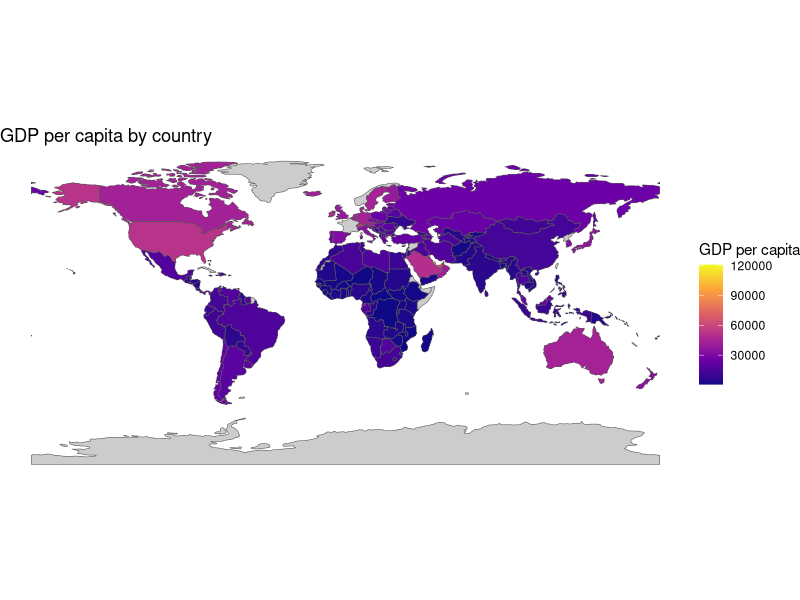
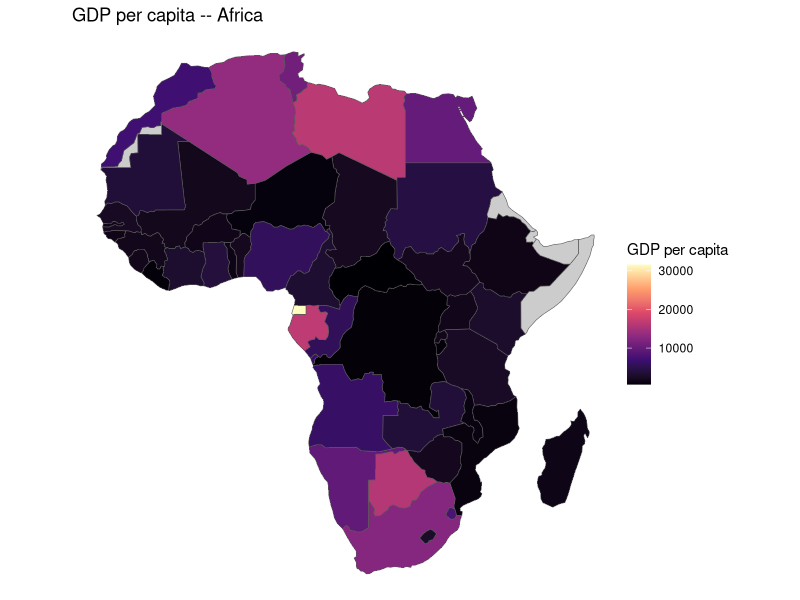
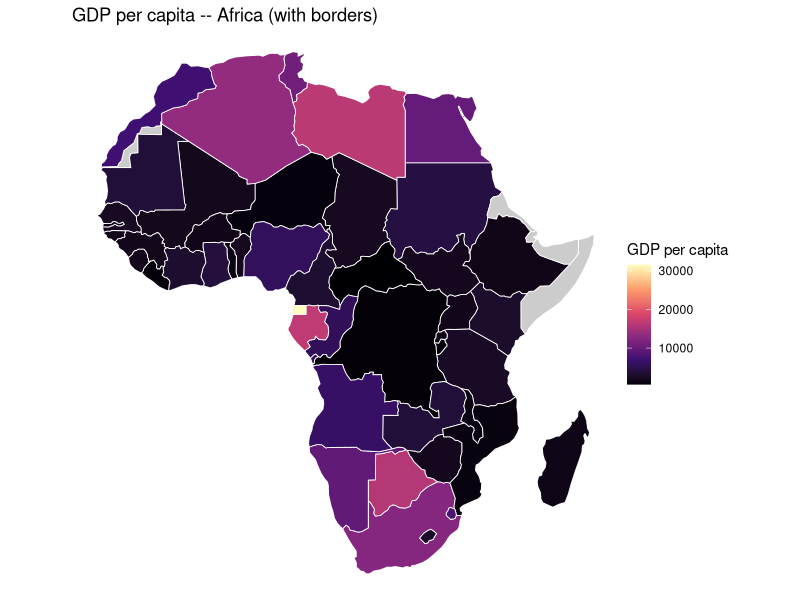
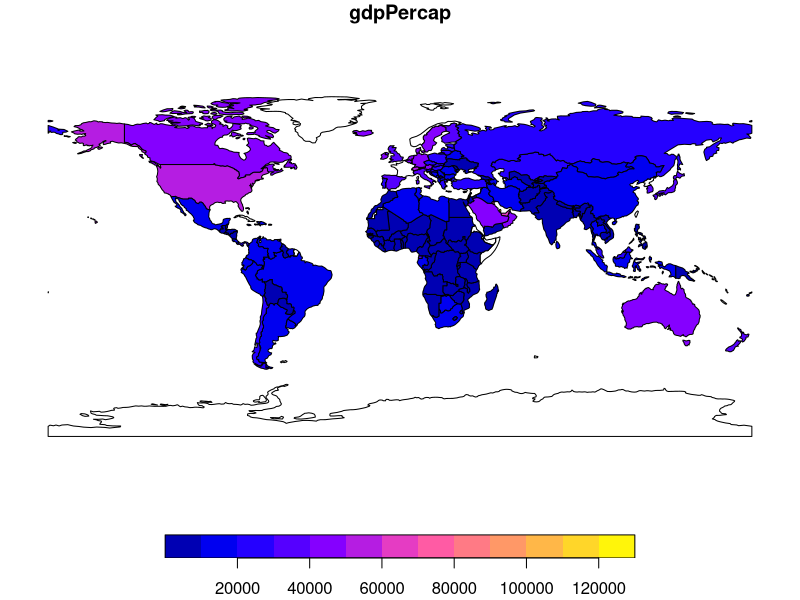
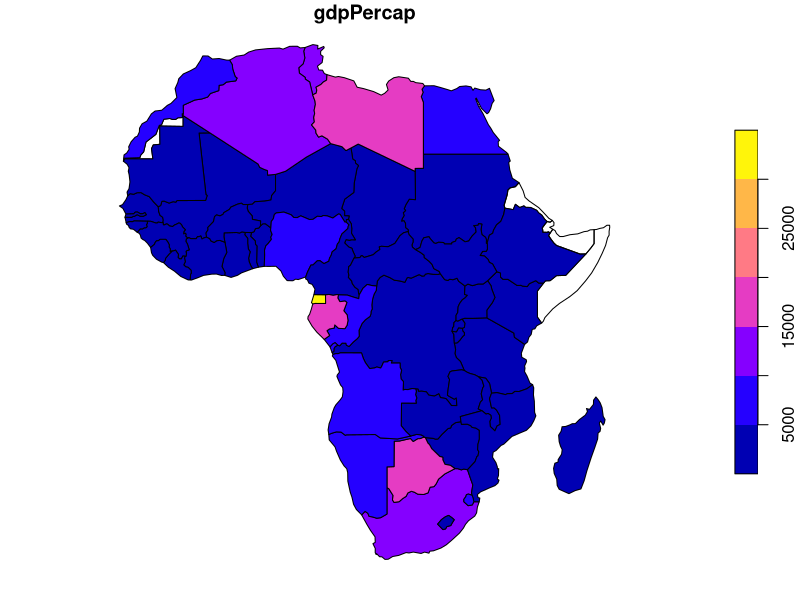
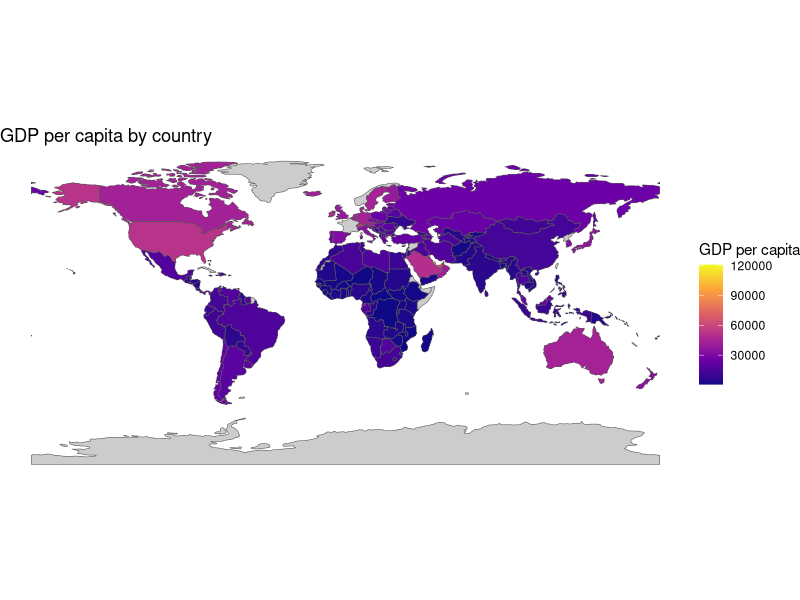
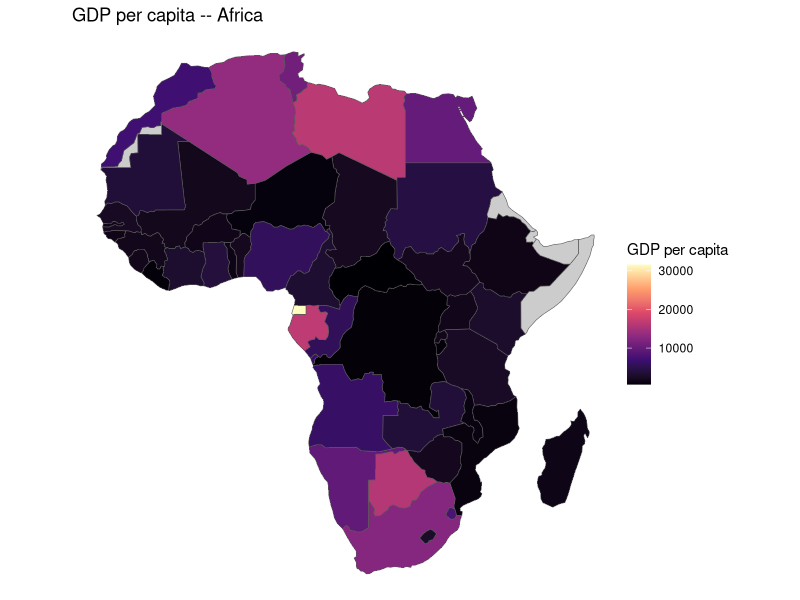
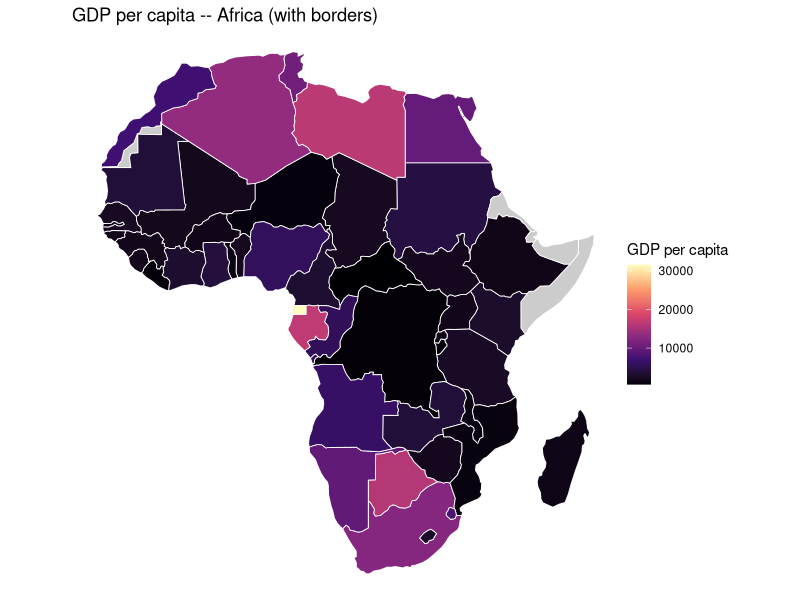

Reproduce these figures in R, in order.
# setwd("~/Documents/AQM2")
options(stringsAsFactors = FALSE)

# ============================================================
# Assignment 7 -- Part 1: Exploring Spatial Data with sf
# Applied Quantitative Methods for the Social Sciences II
# ============================================================

# List of packages
library(sf)
library(spData)
library(dplyr)
library(ggplot2)

data(world)

# --------
## 1. Inspecting an sf object

# a)
class(world)
names(world)
nrow(world)
# An sf object is a regular data frame with an extra geometry column (sfc)
# that stores spatial shapes. The geometry is "sticky": dplyr operations
# (filter, mutate, select) retain it automatically.

# b)
st_crs(world)
# EPSG:4326 = WGS84 (World Geodetic System 1984), the global GPS standard.
# Coordinates are in decimal degrees of longitude and latitude.
# It is used for global datasets because it provides a common datum
# that works across all regions of the world.

# c)
unique(st_geometry_type(world))
# Geometry type: MULTIPOLYGON.
# A MULTIPOLYGON stores multiple polygons as one feature, needed when a
# country's territory is non-contiguous -- e.g., the USA (includes Alaska
# and Hawaii) or France (includes Caribbean overseas territories).

# d)
pdf("world_gdp_base.pdf")
plot(world["gdpPercap"])
dev.off()
# Western/Northern Europe, North America, and Oceania are wealthiest.
# Sub-Saharan Africa and parts of South/Southeast Asia appear poorest.

# --------
## 2. Attribute operations

# a)
africa = filter(world, continent == "Africa")
nrow(africa)
# The dataset contains nrow(africa) African countries -- slightly below the
# UN-recognised 54, reflecting missing/excluded territories in spData.
pdf("africa_gdp_base.pdf")
plot(africa["gdpPercap"])
dev.off()

# b)
world = world %>%
  mutate(pop_millions = pop / 1e6)

gdp_by_continent = world %>%
  group_by(continent) %>%
  summarise(mean_gdpPercap = mean(gdpPercap, na.rm = TRUE))

print(st_drop_geometry(gdp_by_continent))
# NOTE: summarise() on a grouped sf object unions geometries by group and
# keeps the geometry column. Use st_drop_geometry() first to get a plain
# data frame when spatial information is not needed downstream.

# c)
africa_sorted = africa %>%
  arrange(desc(gdpPercap)) %>%
  select(name_long, gdpPercap)

print(head(st_drop_geometry(africa_sorted), 5))
# Top 5 African countries by GDP per capita shown above.
# Typically: Equatorial Guinea, Gabon, Libya, Botswana, and a North African
# economy -- all reflecting either oil revenues or strong natural-resource
# export bases relative to small populations.

# --------
## 3. Simple visualization with ggplot2

# a)
ggplot(world) +
  geom_sf(aes(fill = gdpPercap)) +
  scale_fill_viridis_c(option = "plasma", na.value = "grey80",
                       name = "GDP per capita") +
  theme_void() +
  labs(title = "GDP per capita by country")
ggsave("world_gdp.pdf", width = 10, height = 5)
# Western Europe, North America, and Oceania are the wealthiest regions.
# Sub-Saharan Africa and South Asia cluster at the lowest values.

# b)
ggplot(africa) +
  geom_sf(aes(fill = gdpPercap)) +
  scale_fill_viridis_c(option = "magma", na.value = "grey80",
                       name = "GDP per capita") +
  theme_void() +
  labs(title = "GDP per capita -- Africa")
ggsave("africa_gdp.pdf", width = 7, height = 6)
# North Africa and Southern Africa show higher GDP per capita.
# Central and West Africa (outside oil states) are at the low end.

# c)
ggplot(africa) +
  geom_sf(aes(fill = gdpPercap), color = "white", linewidth = 0.3) +
  scale_fill_viridis_c(option = "magma", na.value = "grey80",
                       name = "GDP per capita") +
  theme_void() +
  labs(title = "GDP per capita -- Africa (with borders)")
ggsave("africa_gdp_borders.pdf", width = 7, height = 6)
# White borders separate adjacent countries without competing with the fill
# scale, making it easier to identify individual countries and compare
# neighbours -- especially useful for smaller countries.
